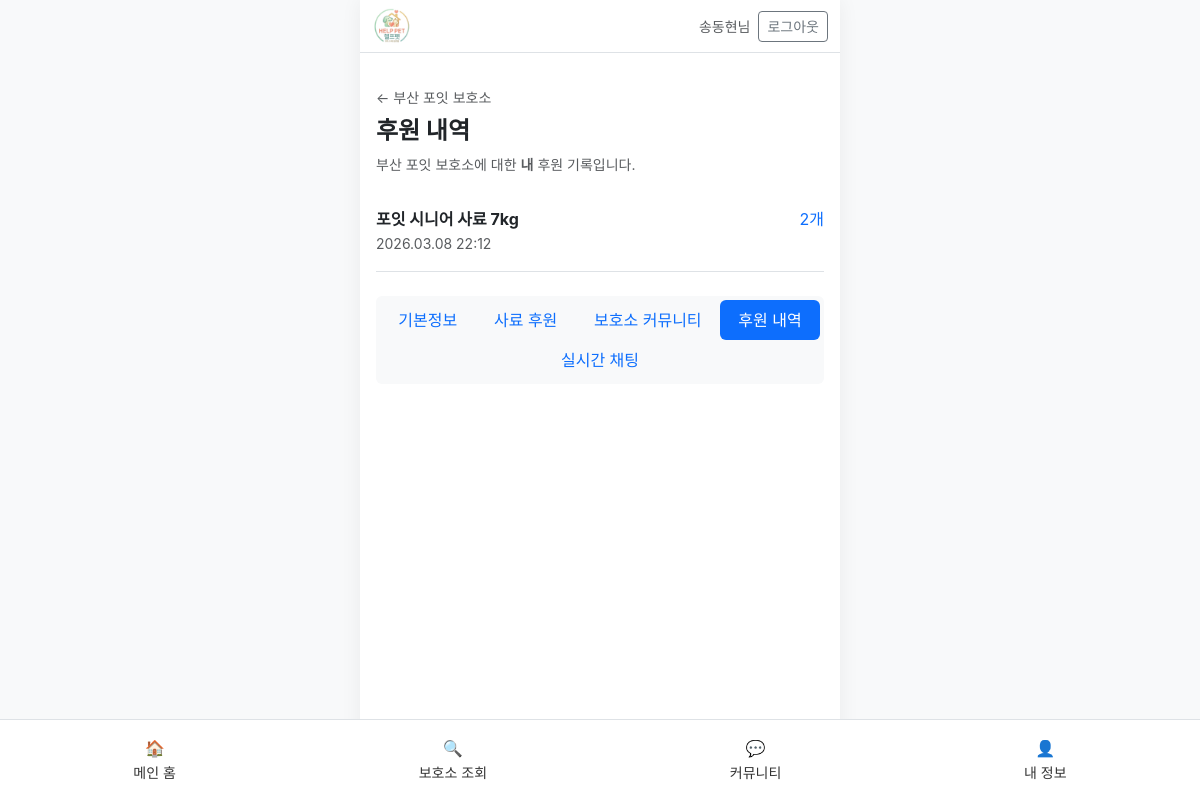
Before: /shelter/5/donations/ (signed in) with the older database file.
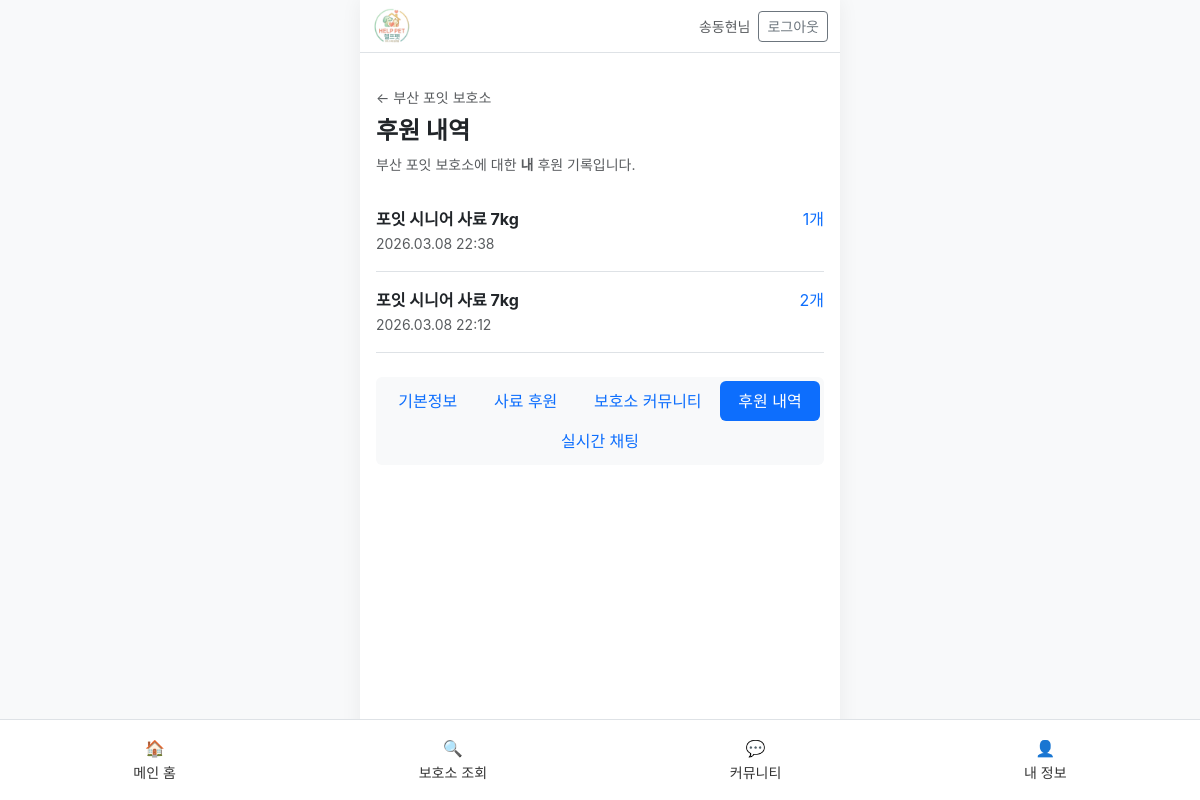
After: the same page with the newer database file.
### shelter/models.py (models this page shows, shortened)
class Donation(models.Model):
    user = models.ForeignKey(User, on_delete=models.CASCADE, verbose_name="후원자")
    shelter = models.ForeignKey(Shelter, on_delete=models.CASCADE, verbose_name="보호소")
    product = models.ForeignKey(Product, on_delete=models.CASCADE, verbose_name="후원물품")
    amount = models.IntegerField(default=1, verbose_name="수량")
    imp_uid = models.CharField(max_length=64, blank=True, verbose_name="포트원 결제고유번호")
    merchant_uid = models.CharField(max_length=128, blank=True, verbose_name="주문번호")
    created_at = models.DateTimeField(auto_now_add=True, verbose_name="후원시간")
    tracking_number = models.CharField(max_length=64, blank=True, verbose_name="송장번호")
    tracking_carrier = models.CharField(max_length=64, blank=True, verbose_name="택배사")
    shipped_at = models.DateTimeField(null=True, blank=True, verbose_name="발송일시")
    class Meta:
        ordering = ['-created_at']

class Product(models.Model):
    name = models.CharField(max_length=100, verbose_name="사료명")
    price = models.IntegerField(verbose_name="가격")
    image = models.ImageField(upload_to='products/', verbose_name="사료이미지")
    description = models.TextField(verbose_name="사료설명")
    weight_kg = models.FloatField(default=1.0, verbose_name="포장 무게(kg)")

### shelter/views.py (the view)
# urls.py: path('<int:pk>/donations/', views.shelter_donations, name='shelter_donations'),
def shelter_donations(request, pk):
    shelter = get_object_or_404(Shelter, pk=pk)
    if not request.user.is_authenticated:
        return render(request, 'shelter/shelter_donations_login_required.html', {
            'shelter': shelter,
        })
    donations = (
        Donation.objects.filter(shelter=shelter, user=request.user)
        .select_related('product')
        .order_by('-created_at')[:50]
    )
    return render(request, 'shelter/shelter_donations.html', {
        'shelter': shelter,
        'donations': donations,
    })

### templates/shelter/shelter_donations.html
{% extends 'base.html' %}
{% block content %}
<div class="py-3">
    <a href="{% url 'shelter_detail_info' shelter.pk %}" class="text-decoration-none text-muted small">← {{ shelter.name }}</a>
    <h4 class="fw-bold mt-2">후원 내역</h4>
    <p class="text-muted small">{{ shelter.name }}에 대한 <strong>내</strong> 후원 기록입니다.</p>
    <div class="list-group list-group-flush">
        {% for d in donations %}
        <div class="list-group-item border-0 border-bottom py-3 px-0">
            <div class="d-flex justify-content-between">
                <span class="fw-bold">{{ d.product.name }}</span>
                <span class="text-primary">{{ d.amount }}개</span>
            </div>
            <span class="text-muted small">{{ d.created_at|date:"Y.m.d H:i" }}</span>
        </div>
        {% empty %}
        <div class="text-center py-5 text-muted">아직 후원 내역이 없습니다.</div>
        {% endfor %}
    </div>
    <ul class="nav nav-pills nav-fill bg-light rounded p-1 mt-4" role="tablist">
        <li class="nav-item"><a class="nav-link" href="{% url 'shelter_detail_info' shelter.pk %}">기본정보</a></li>
        <li class="nav-item"><a class="nav-link" href="{% url 'shelter_donate' shelter.pk %}">사료 후원</a></li>
        <li class="nav-item"><a class="nav-link" href="{% url 'shelter_community_list' shelter.pk %}">보호소 커뮤니티</a></li>
        <li class="nav-item"><a class="nav-link active" href="{% url 'shelter_donations' shelter.pk %}">후원 내역</a></li>
        <li class="nav-item"><a class="nav-link" href="{% url 'shelter_chat' shelter.pk %}">실시간 채팅</a></li>
    </ul>
</div>
{% endblock %}

Changed rows visible on the page:
added Donation: product.name "포잇 시니어 사료 7kg", amount "1", created_at "2026.03.08 22:38"
